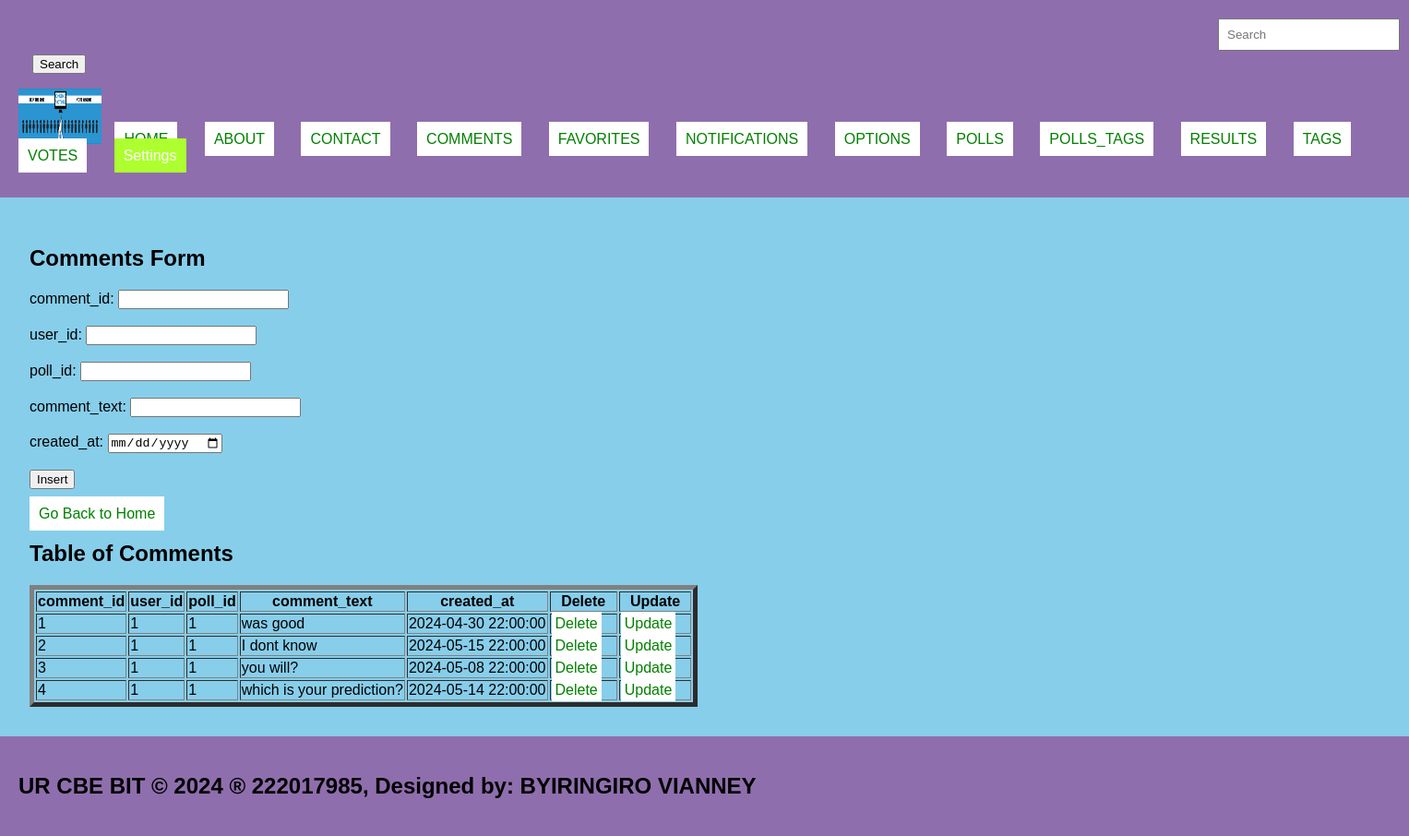
The page /Comments.php on the database its author committed.
### tables this page shows
CREATE TABLE `comments` (
  `comment_id` int(11) NOT NULL,
  `user_id` int(11) DEFAULT NULL,
  `poll_id` int(11) DEFAULT NULL,
  `comment_text` text DEFAULT NULL,
  `created_at` timestamp NOT NULL DEFAULT current_timestamp()
);

### Comments.php (the view, shortened to what this page needs)
<!DOCTYPE html>
<html lang="en">
<head>
  <link rel="stylesheet" type="text/css" href="style.css" title="style 1" media="screen, tv, projection, handheld, print"/>
</head>
<body bgcolor="skyblue">
<header>
  <form class="d-flex" role="search" action="search.php">
    <input class="form-control me-2" type="search" placeholder="Search" aria-label="Search" name="query">
    <button class="btn btn-outline-success" type="submit">Search</button>
  </form>
  <ul style="list-style-type: none; padding: 0;">
    <li style="display: inline; margin-right: 10px;"><img src="./images/Online-Voting.png" width="90" height="60" alt="Logo"></li>
    <li style="display: inline; margin-right: 10px;"><a href="./home.html">HOME</a></li>
    <li style="display: inline; margin-right: 10px;"><a href="./about.html">ABOUT</a></li>
    <li style="display: inline; margin-right: 10px;"><a href="./contact.html">CONTACT</a></li>
    <li style="display: inline; margin-right: 10px;"><a href="./Comments.php">COMMENTS</a></li>
    <li style="display: inline; margin-right: 10px;"><a href="./Favorites.php">FAVORITES</a></li>
    <li style="display: inline; margin-right: 10px;"><a href="./Notifications.php">NOTIFICATIONS</a></li>
    <li style="display: inline; margin-right: 10px;"><a href="./Options.php">OPTIONS</a></li>
    <li style="display: inline; margin-right: 10px;"><a href="./Polls.php">POLLS</a></li>
    <li style="display: inline; margin-right: 10px;"><a href="./Polls_tags.php">POLLS_TAGS</a></li>
    <li style="display: inline; margin-right: 10px;"><a href="./Results.php">RESULTS</a></li>
    <li style="display: inline; margin-right: 10px;"><a href="./Tags.php">TAGS</a></li>
    <li style="display: inline; margin-right: 10px;"><a href="./Votes.php">VOTES</a></li>
    <li class="dropdown" style="display: inline; margin-right: 10px;">
      <a href="#" style="padding: 10px; color: white; background-color: greenyellow; text-decoration: none; margin-right: 15px;">Settings</a>
    </li>
  </ul>
</header>
<section>
  <h1>Comments Form</h1>
  <form method="post" onsubmit="return confirmInsert();">
    <label for="comment_id">comment_id:</label>
    <input type="number" id="comment_id" name="comment_id"><br><br>
    <label for="user_id">user_id:</label>
    <input type="number" id="user_id" name="user_id" required><br><br>
    <label for="poll_id">poll_id:</label>
    <input type="number" id="poll_id" name="poll_id" required><br><br>
    <label for="comment_text">comment_text:</label>
    <input type="text" id="comment_text" name="comment_text" required><br><br>
    <label for="created_at">created_at:</label>
    <input type="date" id="created_at" name="created_at" required><br><br>
    <input type="submit" name="add" value="Insert"><br><br>
    <a href="./home.html">Go Back to Home</a>
  </form>
  <h2>Table of Comments</h2>
  <table border="5">
    <tr>
      <th>comment_id</th>
      <th>user_id</th>
      <th>poll_id</th>
      <th>comment_text</th>
      <th>created_at</th>
      <th>Delete</th>
      <th>Update</th>
    </tr>
    <?php
    include "database_connection.php";
    $sql = "SELECT * FROM comments";
    $result = $connection->query($sql);
    if ($result->num_rows > 0) {
        while ($row = $result->fetch_assoc()) {
            $comment_id = $row['comment_id'];
            echo "<tr>
                    <td>" . $row['comment_id'] . "</td>
                    <td>" . $row['user_id'] . "</td>
                    <td>" . $row['poll_id'] . "</td>
                    <td>" . $row['comment_text'] . "</td>
                    <td>" . $row['created_at'] . "</td>
                    <td><a style='padding:4px' href='delete_Comments.php?comment_id=$comment_id'>Delete</a></td>
                    <td><a style='padding:4px' href='update_Comments.php?comment_id=$comment_id'>Update</a></td>
                </tr>";
        }
    } else {
        echo "<tr><td colspan='7'>No data found</td></tr>";
    }
    ?>
  </table>
</section>
<footer>
  <marquee>
    <b><h2>UR CBE BIT &copy; 2024 &reg; 222017985, Designed by: BYIRINGIRO VIANNEY</h2></b>
  </marquee>
</footer>
</body>
</html>

### style.css (style rules this page uses)
body { font-family: Arial, sans-serif; margin: 0; padding: 0; }
header { background-color: #8987; padding: 20px; }
footer { background-color: #8987; padding: 20px; }

### Comments.php (style rules this page uses)
a { padding: 10px; color: white; background-color: white; text-decoration: none; margin-right: 15px; }
a:link { color: green; }
button.btn { margin-left: 15px; margin-top: 4px; }
input.form-control { margin-left: 1300px; padding: 8px; }
header { background-color: #9067; padding: 20px; }
section { padding:32px; }
footer { background-color: #9067; padding: 20px; }

### rows shown on the page
comments: comment_id "1", user "1", poll "1", comment_text "was good", created_at "2024-04-30 22:00:00"
comments: comment_id "2", user "1", poll "1", comment_text "I dont know", created_at "2024-05-15 22:00:00"
comments: comment_id "3", user "1", poll "1", comment_text "you will?", created_at "2024-05-08 22:00:00"
comments: comment_id "4", user "1", poll "1", comment_text "which is your prediction?", created_at "2024-05-14 22:00:00"
